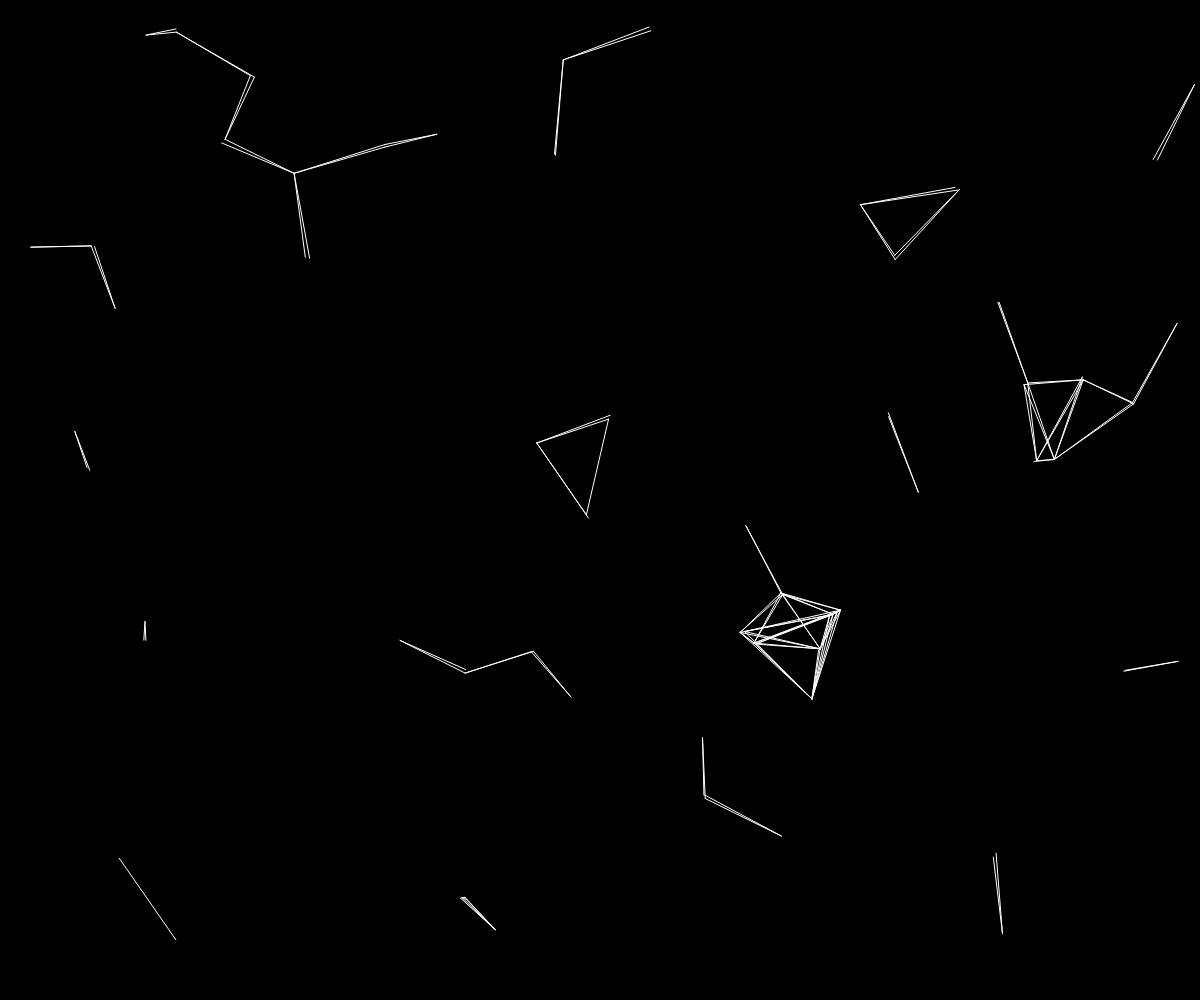
Frame 1 (no input)
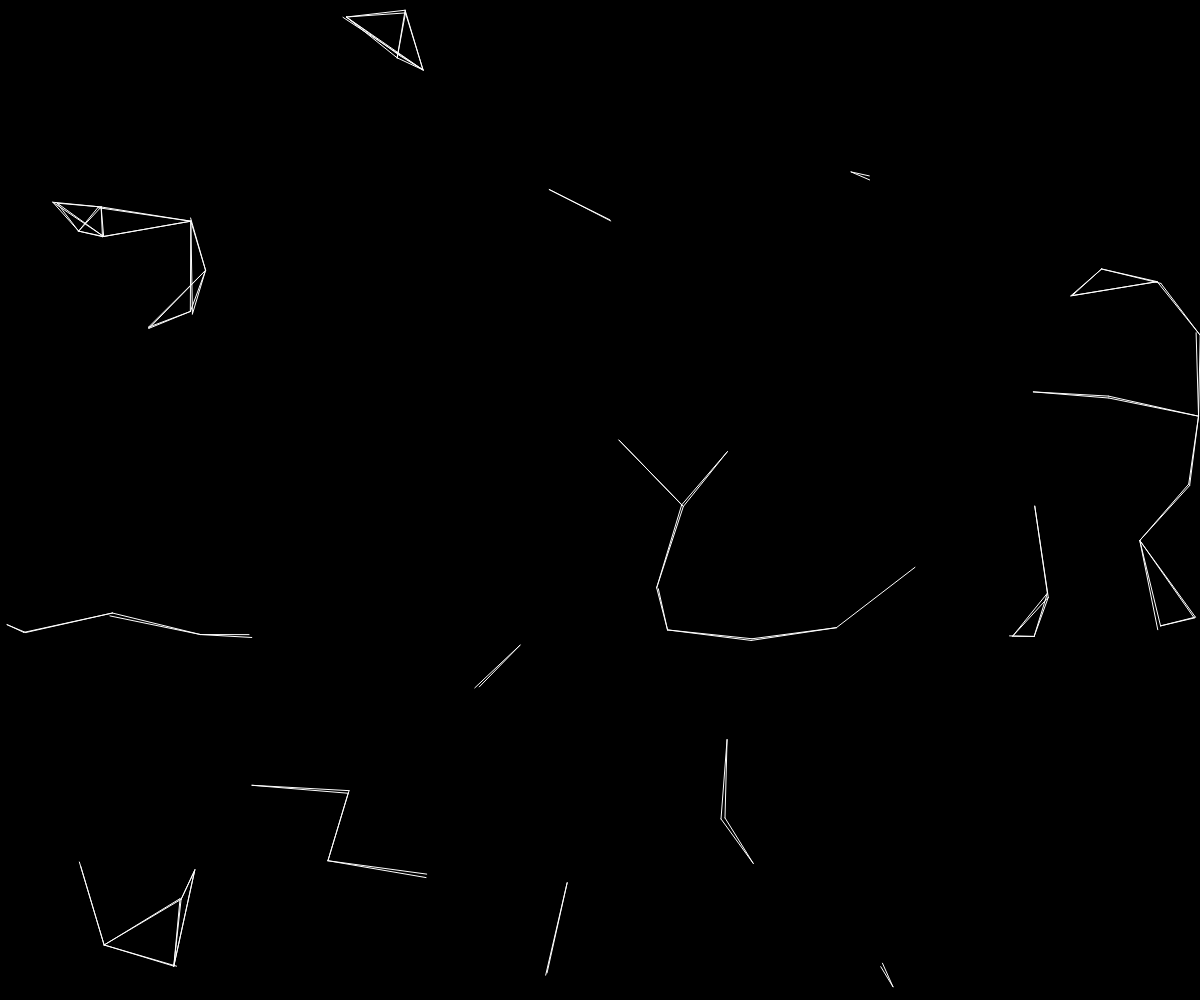
Frame 60 (no input)
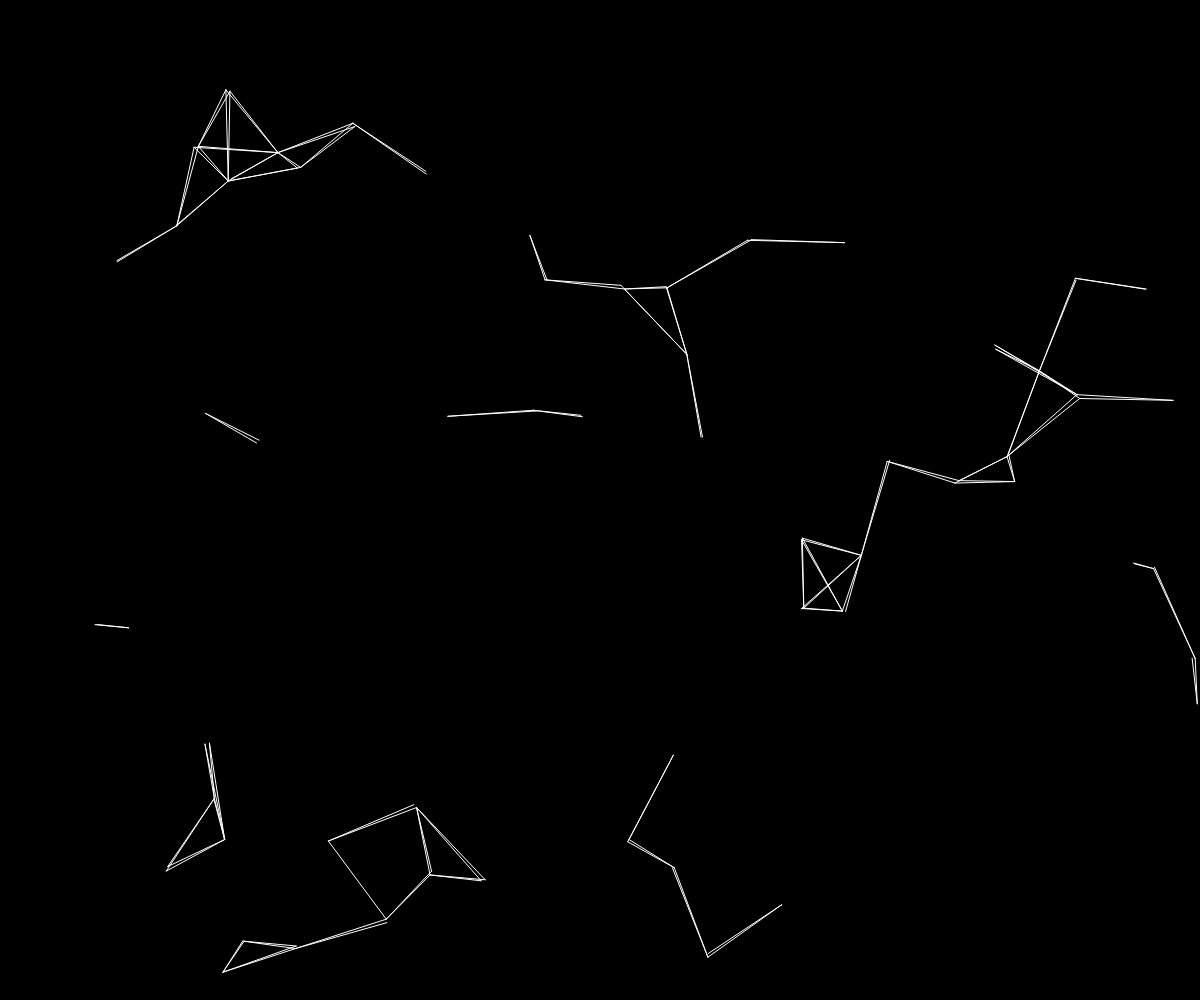
Frame 120 (the mouse pressed at the canvas centre since frame 60)

The p5.js sketch that drew these frames (run headless with seeded random() and noise() and a simulated clock; from frame 60 on, the mouse is pressed at the canvas centre):

// p5.js sketch
// ── sketch.js
var B = [];

function setup(){
  createCanvas( windowWidth , windowHeight);
  for( i = 0 ; i < 75 ; i++ ){
    B[i] = new Ball();
  }
  
  colorMode( HSB );
}

function draw(){
   background( 0 , 0 , 0 );
  
  for( i = 0 ; i < 75 ; i++ ){
    B[i].evolve();
    
    for( v = 0 ; v < 75  ; v++ ){
      if( i != v ){
        B[i].drawBall(B[i].pos , B[v].pos);
      }
    }
  }
}

var Ball = function(){
  
  this.pos = createVector( random( 0 , width ) , random( 0 , height) );
  this.v = p5.Vector.random2D();
  this.v.mult( random( 1 , 5));
  
  this.evolve = function(){
  
     this.pos.add( this.v );
     
     if( this.pos.x <= 0 || this.pos.x >= width ){
      this.v.x*= -1;
     }
     if( this.pos.y <= 0 || this.pos.y >= height ){
       this.v.y *= -1;
     }
  };
  
  this.drawBall = function( one , two ){
    this.dis = B[i].pos.dist(B[v].pos);
    
    // var mid = createVector( width*0.5 , height*0.5 );
    //
    // var maxDist = (width*width) + (height*height);
    //
    // var dist = B[i].pos.dist( mid );
    //
    // var C = color( dist / maxDist * 1000000 %360 , 100 , 100 );
    
    if( this.dis <= 100 ){
      // stroke( C );
      stroke( 0 , 0 , 100 );
      line( B[i].pos.x , B[i].pos.y , B[v].pos.x , B[v].pos.y );
    }
  };
  
};
//bates stole this from jack ;P lol lol lol lol lol lol lol
